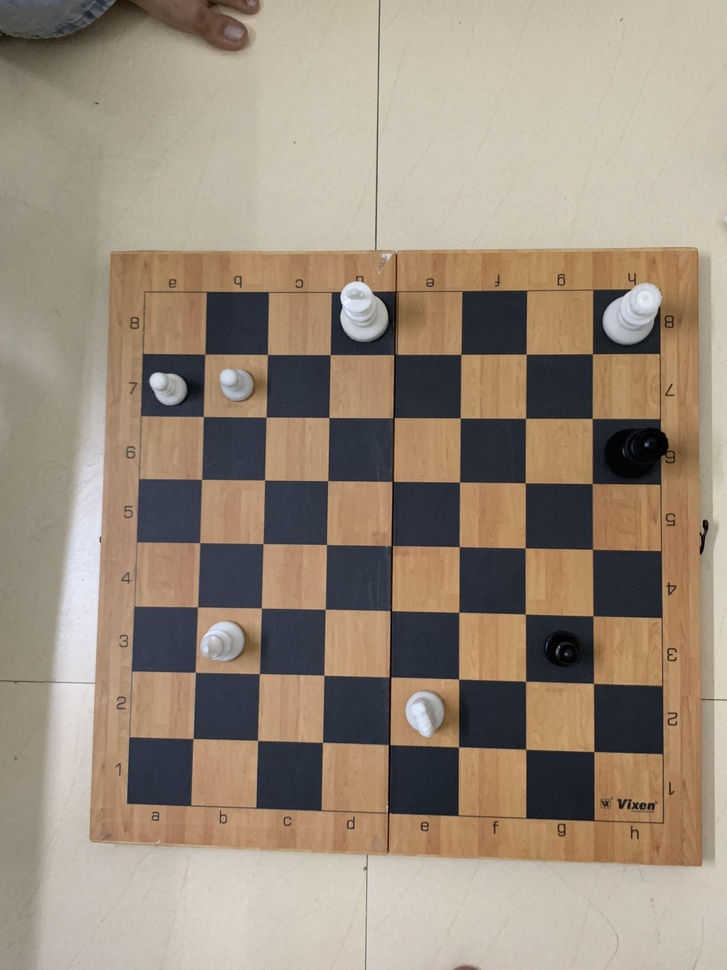
#> input picture data/roboflow_yolov8/test/images/IMG_1333_jpg.rf.c69052a122fb44fbdde203fa498fee71.jpg, 727 x 970 px, shrunk from 3024 x 4032 before the run, found by its file name; its folder holds 4 pictures in this run
$ python check_images.py
#> lines starting #> are read from the running program, lines starting #| are printed output that depends on the picture
"""
check_images.py
Quick check - do these test images actually have chess pieces?
"""

import cv2
import os

test_dir = "data/roboflow_yolov8/test/images"

images = sorted([f for f in os.listdir(test_dir) if f.endswith('.jpg')])[:5]

print("\n" + "="*60)
print("CHECKING TEST IMAGES")
print("="*60)

for img_name in images:
    path = os.path.join(test_dir, img_name)
    img = cv2.imread(path)
#> img is the input picture: shape (970, 727, 3); mean B, G, R 124, 140.1, 155.1

    if img is None:
        print(f"\n❌ {img_name}")
        print("   COULD NOT LOAD")
        continue

    height, width = img.shape[:2]
#> height = 970; width = 727

    # Check if image has actual content (not mostly white/empty)
    gray = cv2.cvtColor(img, cv2.COLOR_BGR2GRAY)
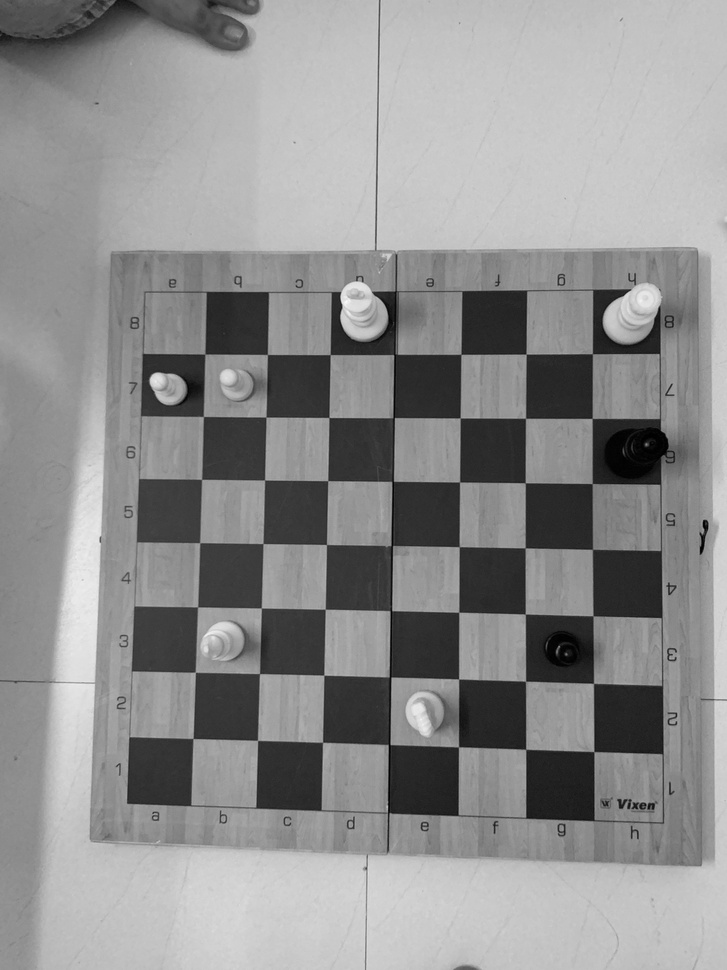
#> gray: shape (970, 727); min 0, max 251, mean 142.8
    mean_brightness = gray.mean()
#> mean_brightness = 142.8

    print(f"\n✓ {img_name}")
    print(f"   Size: {width}×{height}")
#|    Size: 727×970
    print(f"   Mean brightness: {mean_brightness:.1f} (0=black, 255=white)")
#|    Mean brightness: 142.8 (0=black, 255=white)

    if mean_brightness > 200:
        print(f"   ⚠️  Image is very bright/empty!")
    elif mean_brightness < 50:
        print(f"   ⚠️  Image is very dark!")
    else:
        print(f"   ✓ Good brightness")
#> pass 2 of the loop `for img_name in images:`:
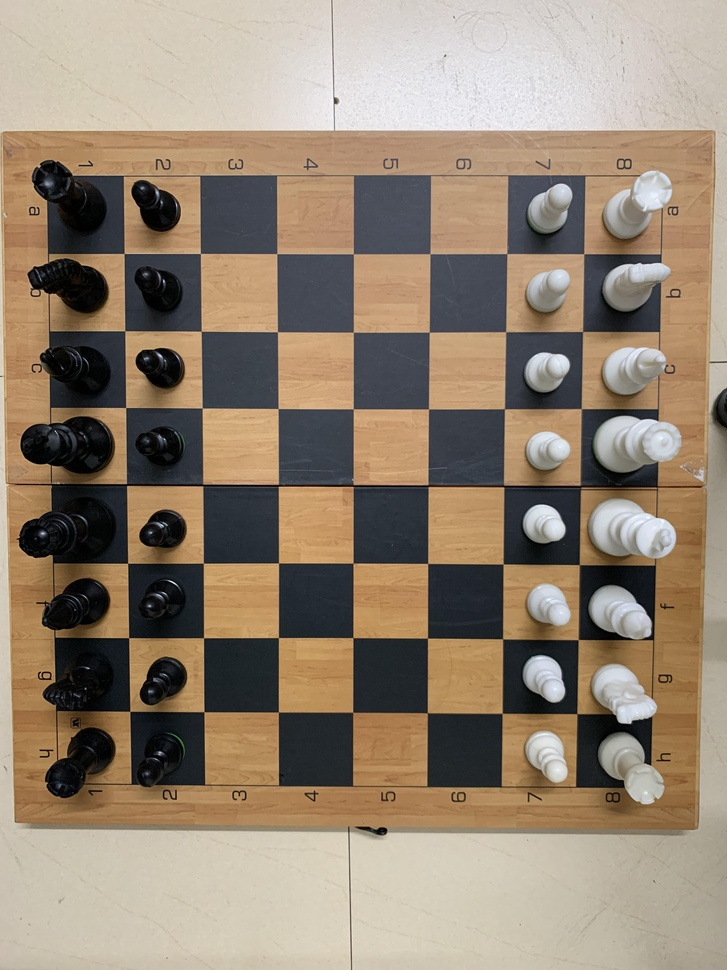
#> input picture data/roboflow_yolov8/test/images/IMG_1338_jpg.rf.90306e0e7a7541c7066a38ab195e1554.jpg, 727 x 970 px, shrunk from 3024 x 4032 before the run, found by its file name
#> img is the input picture: shape (970, 727, 3); mean B, G, R 114.6, 132.6, 148.1
#> `gray = cv2.cvtColor(img, cv2.COLOR_BGR2GRAY)`:
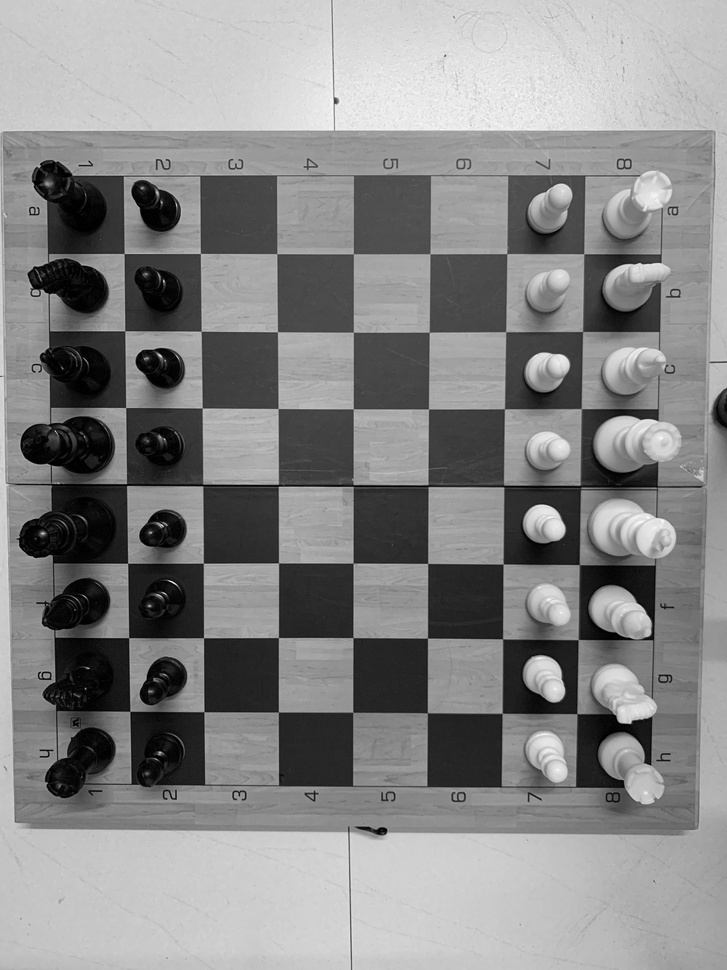
#> gray: shape (970, 727); min 0, max 253, mean 135.2
#> mean_brightness = 135.2
#|    Size: 727×970
#|    Mean brightness: 135.2 (0=black, 255=white)
#> pass 3 of the loop `for img_name in images:`:
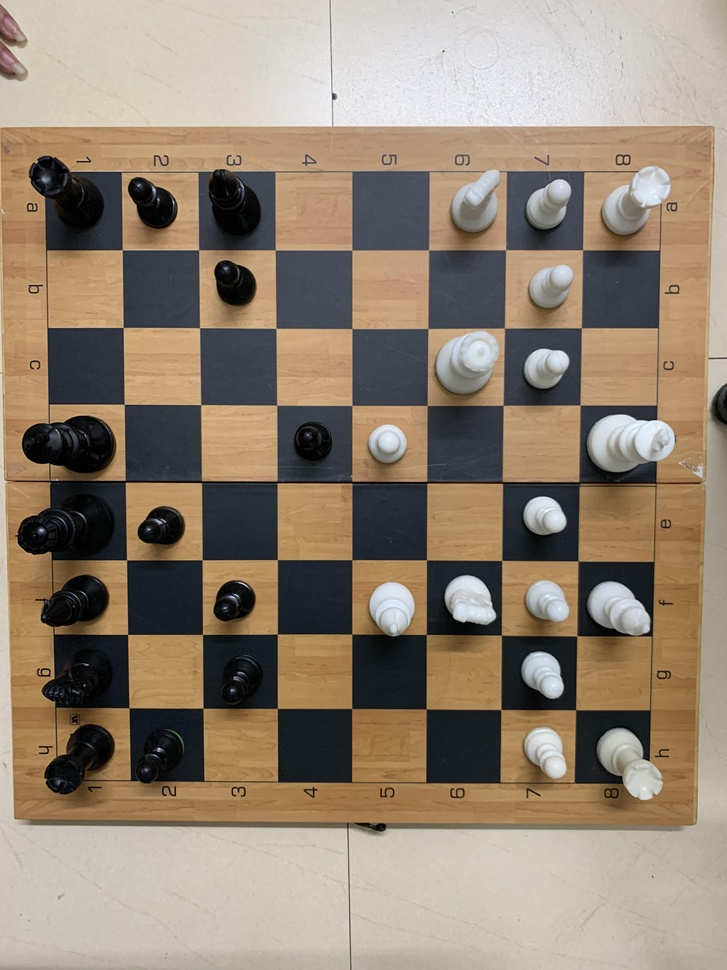
#> input picture data/roboflow_yolov8/test/images/IMG_1357_jpg.rf.4d28c913ea049eded2612fd4a6960733.jpg, 727 x 970 px, shrunk from 3024 x 4032 before the run, found by its file name
#> img is the input picture: shape (970, 727, 3); mean B, G, R 114.7, 131.8, 146.4
#> `gray = cv2.cvtColor(img, cv2.COLOR_BGR2GRAY)`:
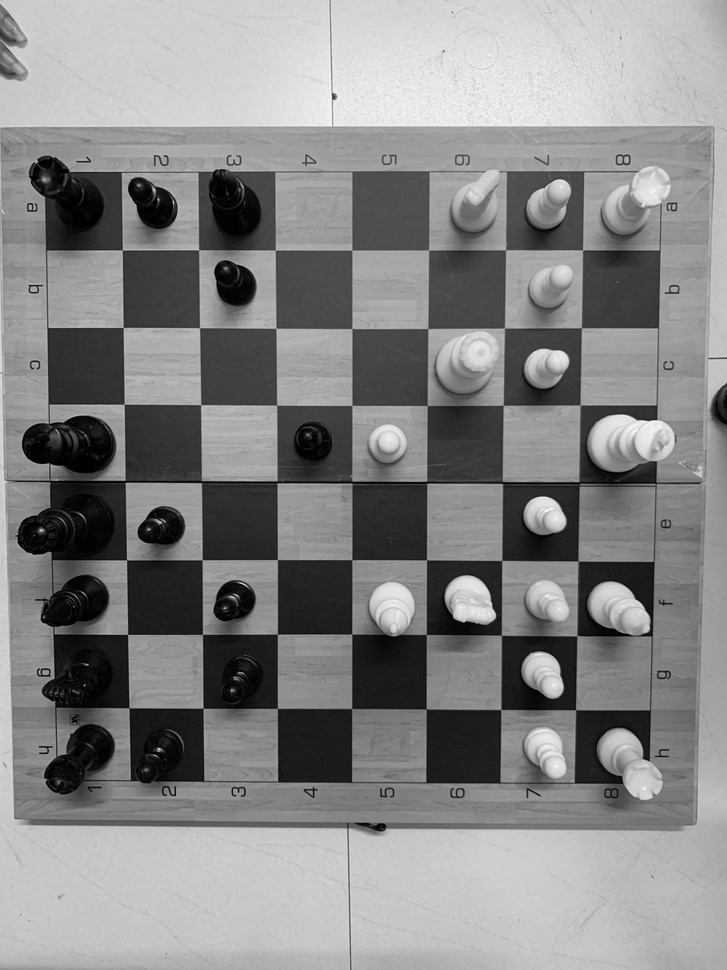
#> gray: shape (970, 727); min 0, max 251, mean 134.2
#> mean_brightness = 134.2
#|    Size: 727×970
#|    Mean brightness: 134.2 (0=black, 255=white)
#> the loop made 4 passes; the first 3 are shown

print("\n" + "="*60)
print("RECOMMENDATION:")
print("="*60)
print("\nUse images from TRAIN set instead of TEST set.")
print("They're more likely to have pieces visible.")
print("\nOr use one of your original board photos:")
print("  - data/full_boards/IMG_1336.jpg")
print("  - data/roboflow_yolov8/train/images/...")
